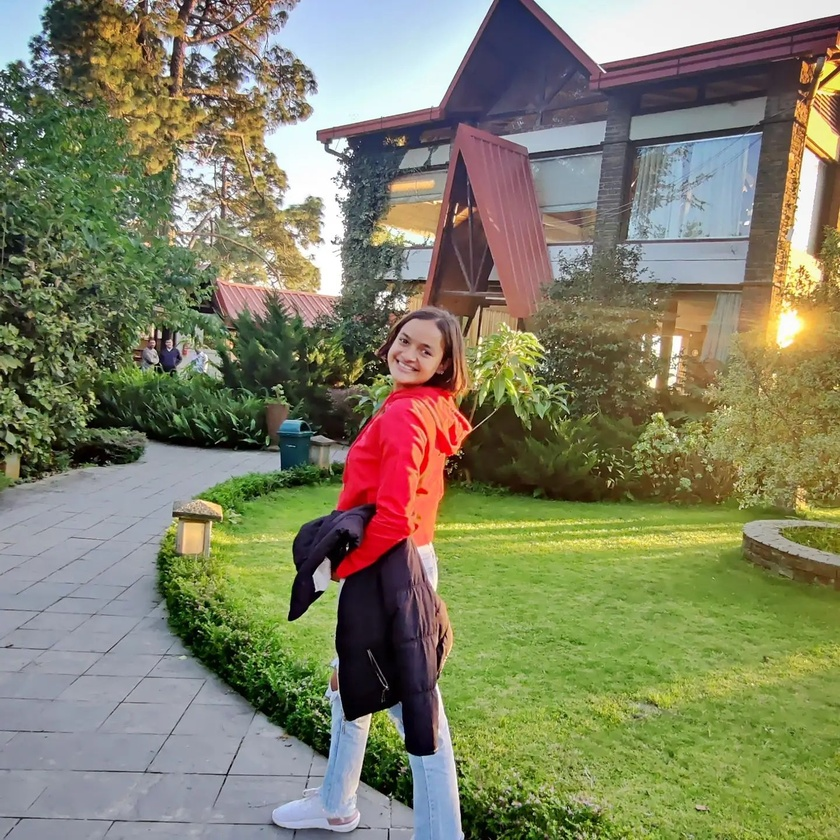
#> input picture Sample_For_Python_Scripting/test/PS_001.jpg, 840 x 840 px, shrunk from 1440 x 1440 before the run, found by its file name; its folder holds 4 pictures in this run
$ python trainmodel.py
#> lines starting #> are read from the running program, lines starting #| are printed output that depends on the picture
import cv2
import os
import numpy as np

path = 'gts_assignment/Sample_For_Python_Scripting/test'
labels = []
images = []

for filename in os.listdir(path):
    if filename.endswith('.jpg'):
        img_path = os.path.join(path, filename)
        img = cv2.imread(img_path, cv2.IMREAD_GRAYSCALE)
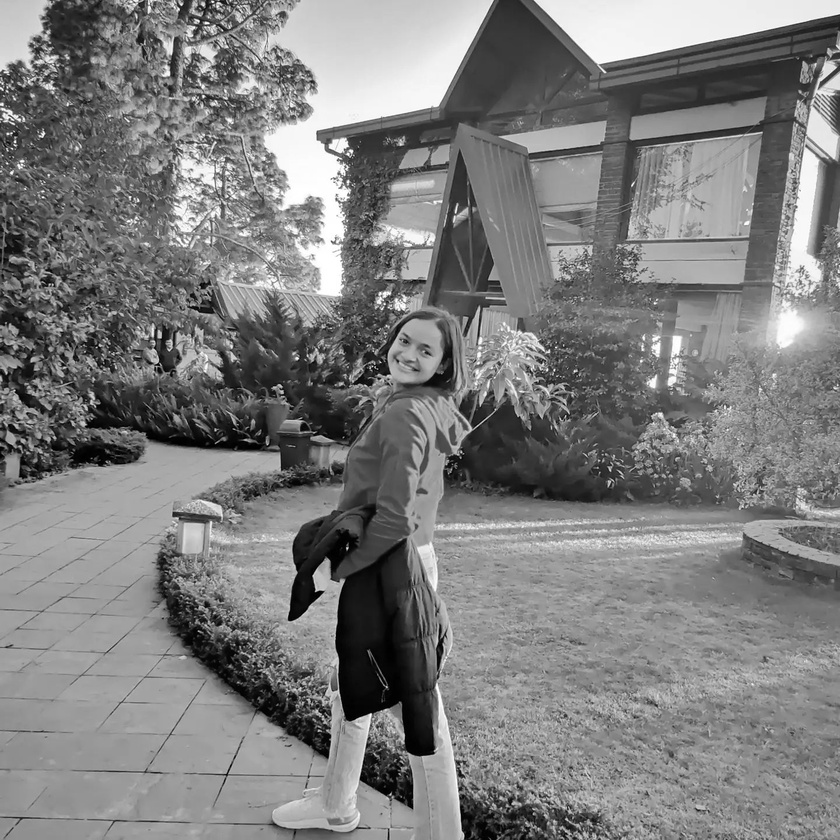
#> img: shape (840, 840); min 0, max 255, mean 126
        label = len(labels) + 1
        labels.append(label)
        images.append(img)
#> pass 2 of the loop `for filename in os.listdir(path):`:
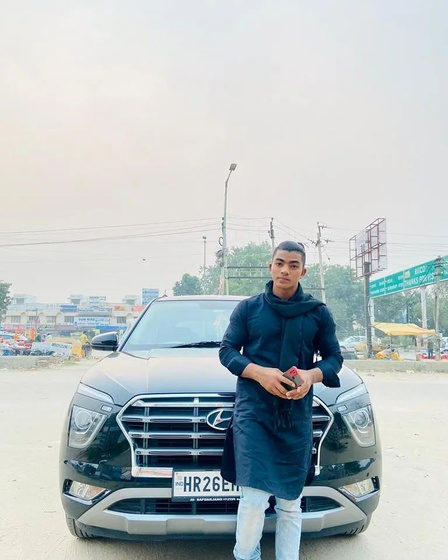
#> input picture Sample_For_Python_Scripting/test/PS_003.jpg, 448 x 560 px, shrunk from 768 x 960 before the run, found by its file name
#> `img = cv2.imread(img_path, cv2.IMREAD_GRAYSCALE)`:
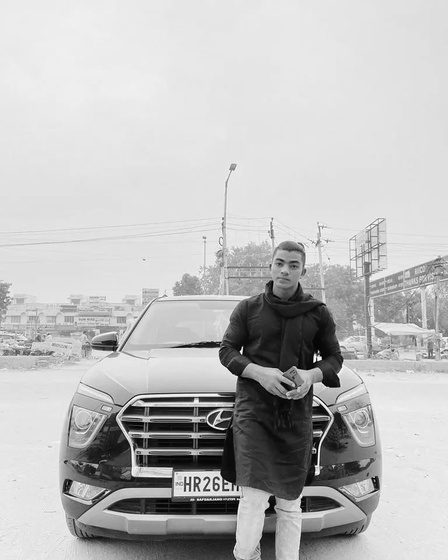
#> img: shape (560, 448); min 0, max 255, mean 188.5
#> pass 3 of the loop `for filename in os.listdir(path):`:
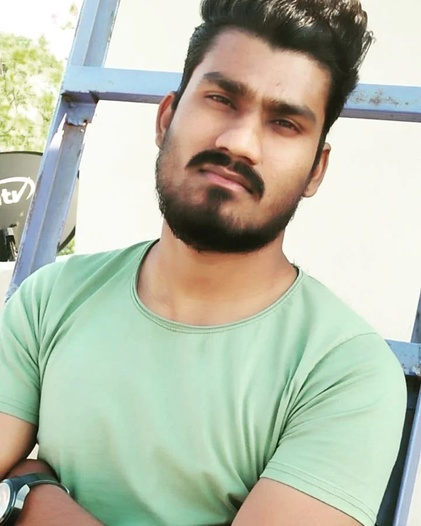
#> input picture Sample_For_Python_Scripting/test/PS_004.jpg, 421 x 526 px, shrunk from 721 x 902 before the run, found by its file name
#> `img = cv2.imread(img_path, cv2.IMREAD_GRAYSCALE)`:
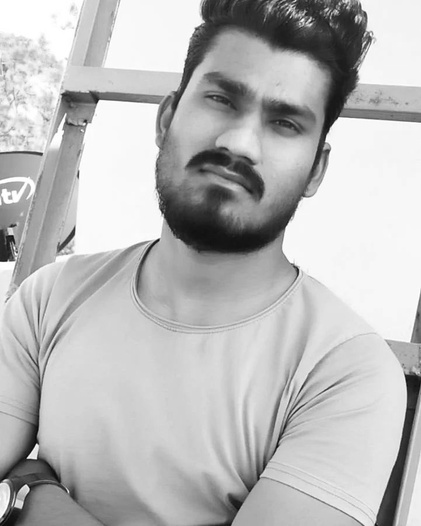
#> img: shape (526, 421); min 3, max 255, mean 185.8
#> the loop made 4 passes; the first 3 are shown


recognizer = cv2.face_LBPHFaceRecognizer.create()
recognizer.train(images, np.array(labels, dtype=np.int32))

recognizer.save('gts_assignment/trained_model.xml')
